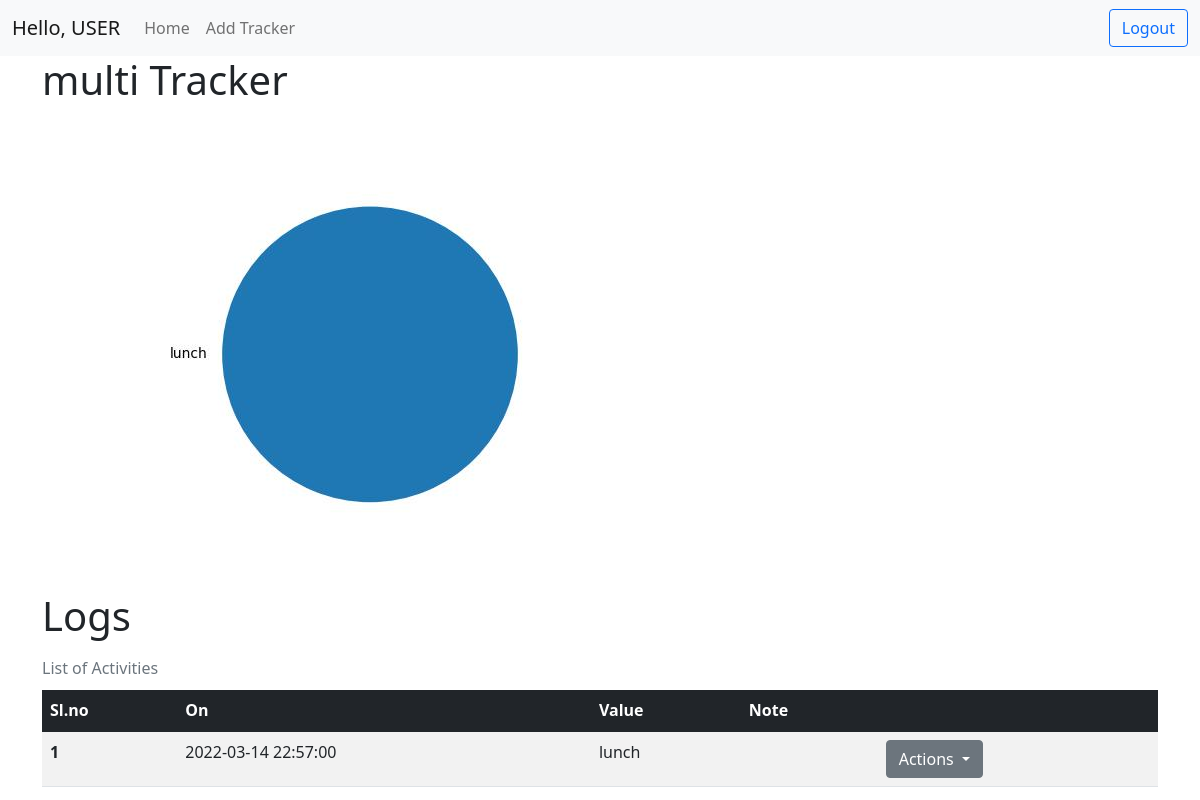
The app's page /tracker/2/overview with its own data.
### application/models.py (models this page shows)
class Tracker(db.Model):
    __tablename__ = "tracker"
    id = db.Column(db.Integer, primary_key=True, autoincrement=True)
    name = db.Column(db.String, nullable=False)
    description = db.Column(db.String)
    type = db.Column(db.Integer, nullable=False)
    settings = db.Column(db.String)
    user_id = db.Column(db.Integer, nullable=False)
    activity = db.relationship("Activity", backref="activity")

class Activity(db.Model):
    __tablename__ = "activity"
    id = db.Column(db.Integer, primary_key=True, autoincrement=True)
    timestamp = db.Column(db.DateTime, nullable=False)
    value = db.Column(db.String, nullable=False)
    note = db.Column(db.String, nullable=False)
    tracker_id = db.Column(db.Integer, db.ForeignKey("tracker.id"), nullable=False)

### app.py (the view)
@app.route("/tracker/<int:tid>/overview", methods=["GET"])
def tracker_overview(tid):
    if request.method == "GET":
        tracker, activities = getTrackerData(tid)
        return render_template(
            "tracker_overview.html",
            tracker=tracker,
            activities=activities,
            base64Img=getBase64ImgStr(tracker, activities),
        )

### app.py (called while the page is built)
@app.after_request
def after_request(response):
    header = response.headers
    header["Access-Control-Allow-Origin"] = "*"
    return response

@app.after_request
def after_request(response):
    header = response.headers
    header["Access-Control-Allow-Origin"] = "*"
    return response

def getTracker(tid):
    tracker = Tracker.query.filter(Tracker.id == tid).first()
    return tracker

def getTrackerData(tid):
    tracker = getTracker(tid)
    activities = (
        db.session.query(Activity)
        .filter(Activity.tracker_id == tid)
        .order_by(Activity.timestamp)
        .all()
    )
    return tracker, activities

def getBase64ImgStr(tracker, activities):
    if len(activities) > 0:
        plt.figure()
        if tracker.type == TRACKERTYPE.Numeric.value:
            return getBase64LineChartImg(activities)
        elif tracker.type == TRACKERTYPE.Multi.value:
            return getBase64PieChart(activities)
        elif tracker.type == TRACKERTYPE.Time_Duration.value:
            return getBase64BarChart(activities)
        elif tracker.type == TRACKERTYPE.Bool.value:
            return getBase64BoolBarChart(activities)

def getBase64PieChart(activities):
    y = {}
    total = 0
    for a in activities:
        for opt in a.value.split(","):
            total += 1
            if opt not in y.keys():
                y[opt] = 0
            y[opt] += 1
    perc = [y[k] / total for k in y.keys()]
    keys = y.keys()
    plt.pie(perc, labels=keys)
    return getBase64Img()

def getBase64Img():
    my_stringIObytes = io.BytesIO()
    plt.savefig(my_stringIObytes, format="jpg")
    my_stringIObytes.seek(0)
    imgStr = base64.b64encode(my_stringIObytes.read())
    return imgStr.decode()

### templates/tracker_overview.html (shortened to what this page needs)
<!DOCTYPE html>
<html>
{% include './head_content.html' %}
<body>
    {% include './navbar.html' %}
    <div class="container">
        <h1>{{ tracker.name }} Tracker</h1>
        {% if base64Img %}
        <div id="chart">
            <img />
        </div>
        <h1>Logs</h1>
        <table class="table table-striped table-hover caption-top">
            <caption>List of Activities</caption>
            <thead class="table-dark">
                <tr>
                    <th scope="col">Sl.no</th>
                    <th scope="col">On</th>
                    <th scope="col">Value</th>
                    <th scope="col">Note</th>
                    <th scope="col"></th>
                </tr>
            </thead>
            <tbody>
                {% for a in activities %}
                <tr>
                    <th scope="row"> {{ loop.index }}</th>
                    <td>{{ a.timestamp }}</td>
                    <td>
                        {%if tracker.type == 3%}
                        {% set timevalues = a.value.split(',') %}
                        {{timevalues[0]}} Hrs {{timevalues[1]}} Min {{timevalues[2]}} Sec
                        {%elif tracker.type == 4%}
                            {% if a.value == '1' %}
                                Yes
                            {% else %}
                                No
                            {% endif %}
                        {% else %}
                        {{ a.value }}
                        {% endif %}
                    </td>
                    <td>{{ a.note }}</td>
                    <td>
                        <div class="dropdown">
                            <a class="btn btn-secondary dropdown-toggle" href="#" role="button" id="dropdownMenuLink"
                                data-bs-toggle="dropdown" aria-expanded="false">
                                Actions
                            </a>
                        </div>
                    </td>
                </tr>
                {% endfor %}
            </tbody>
        </table>
        {% else %}
        <h5>There are no logs for this tracker yet</h5>
        {% endif %}
    </div>
</body>
</html>

### records on screen
Tracker: name "multi"
Activity: timestamp "2022-03-14 22:57:00", value "lunch"
